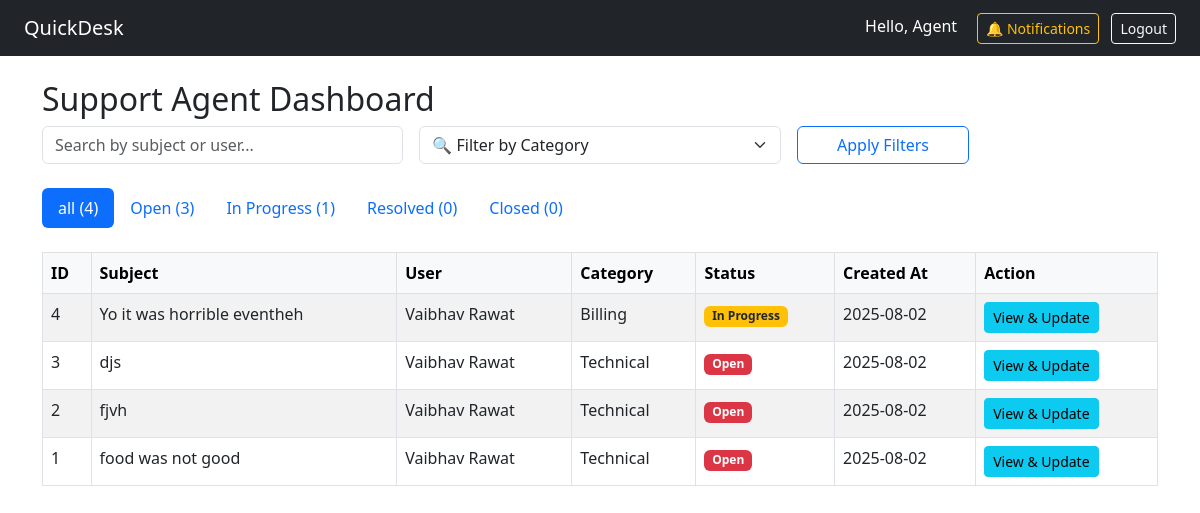
The page /agent (signed in) on the database its author committed.
### app.py (models this page shows, shortened)
class User(db.Model, UserMixin):
    id = db.Column(db.Integer, primary_key=True)
    email = db.Column(db.String(150), unique=True, nullable=False)
    name = db.Column(db.String(150), nullable=False)
    password_hash = db.Column(db.String(200), nullable=False)
    role = db.Column(db.String(50), default='user')
    is_active = db.Column(db.Boolean, default=True)
    notifications = db.relationship('Notification', backref='user', lazy='dynamic')
    tickets = db.relationship('Ticket', backref='owner', lazy=True)
    replies = db.relationship('TicketReply', backref='author', lazy=True)

class Ticket(db.Model):
    id = db.Column(db.Integer, primary_key=True)
    subject = db.Column(db.String(200), nullable=False)
    description = db.Column(db.Text, nullable=False)
    category = db.Column(db.String(100), nullable=False)
    attachment = db.Column(db.String(200))
    status = db.Column(db.String(50), default='Open')
    user_id = db.Column(db.Integer, db.ForeignKey('user.id'), nullable=False)
    user_name = db.Column(db.String(150), nullable=False)  # ✅ store user name
    created_at = db.Column(db.DateTime, default=datetime.utcnow)
    replies = db.relationship('TicketReply', backref='ticket', lazy=True)

### app.py (the view)
@app.route('/agent')
@login_required
@role_required('agent')
def agent_dashboard():
    status_filter = request.args.get('status', 'all')
    search_query = request.args.get('search', '').strip()
    category_filter = request.args.get('category')
    query = Ticket.query
    if status_filter != 'all':
        query = query.filter_by(status=status_filter)
    if search_query:
        query = query.filter(
            Ticket.subject.ilike(f"%{search_query}%") |
            Ticket.user_name.ilike(f"%{search_query}%")
        )
    if category_filter:
        query = query.filter_by(category=category_filter)
    tickets = query.order_by(Ticket.created_at.desc()).all()
    all_count = Ticket.query.count()
    open_count = Ticket.query.filter_by(status='Open').count()
    inprogress_count = Ticket.query.filter_by(status='In Progress').count()
    resolved_count = Ticket.query.filter_by(status='Resolved').count()
    closed_count = Ticket.query.filter_by(status='Closed').count()
    categories = Category.query.order_by(Category.name.asc()).all()
    return render_template('agent_dashboard.html',
                           tickets=tickets,
                           all_count=all_count,
                           open_count=open_count,
                           inprogress_count=inprogress_count,
                           resolved_count=resolved_count,
                           closed_count=closed_count,
                           current_status=status_filter,
                           categories=categories,
                           selected_category=category_filter or '',
                           search_query=search_query)

### app.py (called while the page is built)
@login_manager.user_loader
def load_user(user_id):
    return User.query.get(int(user_id))

def role_required(role_name):
    def wrapper(f):
        @wraps(f)
        def decorated_function(*args, **kwargs):
            if not current_user.is_authenticated or current_user.role != role_name:
                flash("Access denied.", "warning")
                return redirect(url_for('dashboard'))
            return f(*args, **kwargs)
        return decorated_function
    return wrapper

### templates/agent_dashboard.html (shortened to what this page needs)
{% extends 'base.html' %}
{% block content %}
<h2>Support Agent Dashboard</h2>
<form method="GET" action="{{ url_for('agent_dashboard') }}" class="row g-3 mb-4 align-items-end">
  <div class="col-md-4">
    <input type="text" name="search" class="form-control" placeholder="Search by subject or user..."
           value="{{ search_query }}">
  </div>
  <div class="col-md-4">
    <select name="category" class="form-select">
      <option value="">🔍 Filter by Category</option>
    </select>
  </div>
  <div class="col-md-2">
    <button class="btn btn-outline-primary w-100" type="submit">Apply Filters</button>
  </div>
</form>
<ul class="nav nav-pills mb-4">
  {% for status, count in [('all', all_count), ('Open', open_count), ('In Progress', inprogress_count), ('Resolved', resolved_count), ('Closed', closed_count)] %}
  <li class="nav-item">
    <a class="nav-link {% if current_status == status %}active{% endif %}"
       href="{{ url_for('agent_dashboard', status=status, category=selected_category, search=search_query) }}">
      {{ status }} ({{ count }})
    </a>
  </li>
  {% endfor %}
</ul>
<table class="table table-bordered table-striped">
  <thead class="table-light">
    <tr>
      <th>ID</th>
      <th>Subject</th>
      <th>User</th>
      <th>Category</th>
      <th>Status</th>
      <th>Created At</th>
      <th>Action</th>
    </tr>
  </thead>
  <tbody>
    {% for ticket in tickets %}
    <tr>
      <td>{{ ticket.id }}</td>
      <td>{{ ticket.subject }}</td>
      <td>{{ ticket.user_name }}</td>
      <td>{{ ticket.category or '—' }}</td>
      <td>
        {% if ticket.status == 'Open' %}
          <span class="badge bg-danger">Open</span>
        {% elif ticket.status == 'In Progress' %}
          <span class="badge bg-warning text-dark">In Progress</span>
        {% elif ticket.status == 'Resolved' %}
          <span class="badge bg-success">Resolved</span>
        {% elif ticket.status == 'Closed' %}
          <span class="badge bg-secondary">Closed</span>
        {% else %}
          {{ ticket.status }}
        {% endif %}
      </td>
      <td>{{ ticket.created_at.strftime('%Y-%m-%d') }}</td>
      <td>
        <a href="{{ url_for('agent_ticket_detail', ticket_id=ticket.id) }}" class="btn btn-sm btn-info">View & Update</a>
      </td>
    </tr>
    {% else %}
    <tr>
      <td colspan="7" class="text-center">No tickets found for this filter.</td>
    </tr>
    {% endfor %}
  </tbody>
</table>
{% endblock %}

### templates/base.html (shortened to what this page needs)
<!DOCTYPE html>
<html lang="en">
<head>
  <link href="https://cdn.jsdelivr.net/npm/bootstrap@5.3.0/dist/css/bootstrap.min.css" rel="stylesheet">
</head>
<body>
  <nav class="navbar navbar-expand-lg navbar-dark bg-dark px-4">
    <a class="navbar-brand" href="{{ url_for('dashboard') }}">QuickDesk</a>
    <div class="ms-auto">
      {% if current_user.is_authenticated %}
  <span class="text-white me-3">Hello, {{ current_user.name }}</span>
  <a class="btn btn-outline-warning btn-sm me-2" href="{{ url_for('notifications') }}">🔔 Notifications</a>
  <a class="btn btn-outline-light btn-sm" href="{{ url_for('logout') }}">Logout</a>
{% else %}
  <a class="btn btn-outline-light btn-sm" href="{{ url_for('login') }}">Login</a>
{% endif %}
    </div>
  </nav>
  <div class="container mt-4">
    {% block content %}{% endblock %}
  </div>
</body>
</html>

### rows shown on the page
User: name "Agent"
Ticket: status "Open", id "3", subject "djs", user_name "Vaibhav Rawat", category "Technical", created_at "2025-08-02"
Ticket: status "In Progress", user "1", id "4", subject "Yo it was horrible eventheh", user_name "Vaibhav Rawat", category "Billing", created_at "2025-08-02"
Ticket: id "2", subject "fjvh", user_name "Vaibhav Rawat", category "Technical", status "Open", created_at "2025-08-02"
Ticket: id "1", subject "food was not good", user_name "Vaibhav Rawat", category "Technical", status "Open", created_at "2025-08-02"

### other values the page prints
{{ status }} "all" "Resolved" "Closed"
{{ count }} "4" "0" "0"
